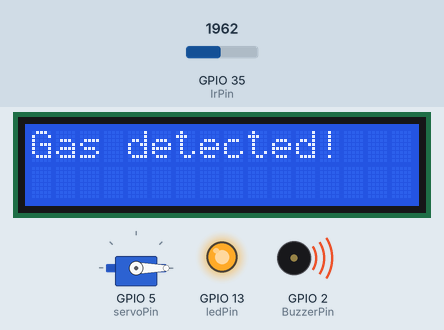
Bench run of a sketch on a simulated ESP32. Shown: 16×2 character LCD, servo, output pins drawn as LEDs (lit = HIGH), buzzer (waves = sounding, pin HIGH). Inputs (shaded band) come from the test bench; at power-on: GPIO 35 (IrPin) = 1962. WiFi joins after 1.5 s; servers stay silent unless stated; the local clock reads 2024-03-15 10:24:30 at power-on unless the sketch sets it; what the sketch prints to the serial monitor is not drawn.

Above: at 3.2 s.
3.3 s: GPIO 35 (IrPin) set to 1962
At 3.9 s:
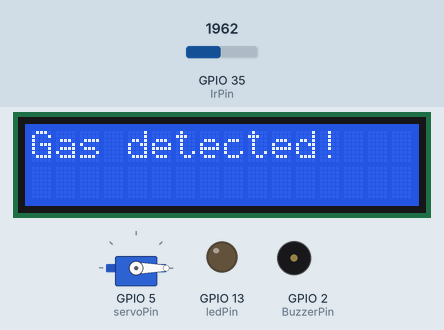
At 5.7 s:
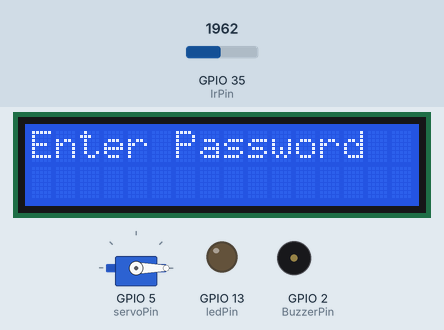
Timing chart, 0 to 7.2 s (numbered marks = the images above; inputs shaded):
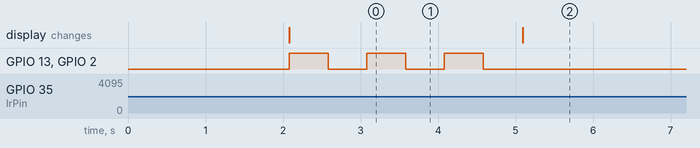

The sketch:

Code.ino
```cpp
#include <Wire.h>
#include <LiquidCrystal_I2C.h>
#include <Keypad.h>
#include <Servo.h>
#include <WiFi.h>
#include <Firebase.h>
#include "addons/TokenHelper.h"
// Provide the RTDB payload printing info and other helper functions.
#include "addons/RTDBHelper.h"
#define WIFI_SSID "Shrif"
#define WIFI_PASSWORD "SHsh1212*"

#define API_KEY "AIzaSyCDIX_8R5TSoMmUHrZVrufLrAC32vzNUnw"
#define USER_EMAIL "mshmohsen2004@gmail.com"
#define USER_PASSWORD "123456"
#define DATABASE_URL "https://odda-5c342-default-rtdb.firebaseio.com/"

FirebaseData firebaseData;
FirebaseAuth auth;
FirebaseConfig firebaseConfig;
FirebaseConfig config;
FirebaseData fbdo;
String uid ;

String databasePath;
int irsensor;
String amountPath = "/amount";
String timePath = "/timestamp";
String parentPath;

int timestamp;

int counter = 0;
FirebaseJson json;
unsigned long sendDataPrevMillis = 0;
const unsigned long timerDelay = 5000; // Delay between sending data (milliseconds)

void initWiFi() {
  WiFi.begin(WIFI_SSID, WIFI_PASSWORD);
  Serial.println("Connecting to WiFi ..");
  while (WiFi.status() != WL_CONNECTED) {
    delay(1000);
    Serial.print(".");
  }
  Serial.println("\nConnected to WiFi");
  Serial.print("IP Address: ");
  Serial.println(WiFi.localIP());
}


void initFirebase() {
  firebaseConfig.api_key = API_KEY;
  auth.user.email = USER_EMAIL;
  auth.user.password = USER_PASSWORD;

  Firebase.begin(&firebaseConfig, &auth);
  Firebase.reconnectWiFi(true);
}

unsigned long getTime() {
  time_t now;
  struct tm timeinfo;
  if (!getLocalTime(&timeinfo)) {
    // Serial.println("Failed to obtain time");
    return (0);
  }
  time(&now);
  return now;
}


LiquidCrystal_I2C I2C_LCD1(0x27, 16, 2);  // set the LCD address to 0x27 for a 16 chars and 2 line display

const int flamePin = 4;
const int BuzzerPin = 2;
const int ledPin = 13;
const int IrPin = 35;
const int gasPin = 34;

Servo GasServo;
const int servoPin = 5;
const char* ntpServer = "pool.ntp.org";

const byte ROWS = 3;
const byte COLS = 3;
char keys[ROWS][COLS] = {
  {'1', '2', '3'},
  {'4', '5', '6'},
  {'7', '8', '9'}
};
byte rowPins[ROWS] = {32,33,25};
byte colPins[COLS] = {27,14,12};
Keypad keypad = Keypad(makeKeymap(keys), rowPins, colPins, ROWS, COLS);

void setup()
{
  Serial.begin(115200);
  // Initialize The I2C LCD
  I2C_LCD1.init();
  // Turn ON The Backlight
  I2C_LCD1.backlight();

  pinMode(flamePin, INPUT);
  pinMode(gasPin, INPUT);
  pinMode(IrPin, INPUT);
  pinMode(BuzzerPin, OUTPUT);
  pinMode(ledPin, OUTPUT);

  GasServo.attach(servoPin);
  GasServo.write(0);
  initWiFi();
  initFirebase();
  //  // Assign the user sign in credentials
  configTime(0, 0, ntpServer);
  // Assign the api key (required)
   config.api_key = API_KEY;
  auth.user.email = USER_EMAIL;
   auth.user.password = USER_PASSWORD;
  // // Assign the RTDB URL (required)
   config.database_url = DATABASE_URL;
   Firebase.reconnectWiFi(true);
   fbdo.setResponseSize(4096);
  // // Assign the callback function for the long running token generation task */
  config.token_status_callback = tokenStatusCallback;  //see addons/TokenHelper.h
  config.max_token_generation_retry = 5;
  // // Initialize the library with the Firebase authen and config
  Firebase.begin(&config, &auth);

  Serial.println("Getting User UID");
  while ((auth.token.uid) == "") {
    Serial.print('.');
    delay(1000);
  }
  // Print user UID
  uid = auth.token.uid.c_str();
  Serial.print("User UID: ");
  Serial.println(uid);
  // Serial.println(String(Firebase.getToken()));
  // Update database path
  databasePath = "/UsersData/" + uid + "/readings";
}


void flameDetection(){
  int flameValue = analogRead(flamePin);

  if (flameValue < 200) {
    Serial.println("Flame detected!");
    I2C_LCD1.print("Flame detected!");
    alarm();
    I2C_LCD1.clear();
  }
}

void GasDetection(){
  int gasValue = analogRead(gasPin);
  // Serial.println(gasValue);

  if (gasValue > 1000) {
    Serial.println("Gas detected!");
    I2C_LCD1.print("Gas detected!");
    alarm();
    I2C_LCD1.clear();
  }
}

void alarm(){
  for(int i = 0 ; i < 3 ; i++){
    digitalWrite(BuzzerPin,HIGH);
    digitalWrite(ledPin, HIGH);
    delay(500);
    digitalWrite(BuzzerPin,LOW);
    digitalWrite(ledPin, LOW);
    delay(500);
  }
}


String getInput() {
  // flameDetection();
  // GasDetection();
  String password = "";
  char key = keypad.getKey();

  while (key != '9') {
    if (key) {
      password += key;
      Serial.print(key);
    }
    key = keypad.getKey();
  }
  Serial.println();
  return password;
}

void loop() {
  unsigned long currentMillis = millis();
  flameDetection();
  GasDetection();
  int IrValue = analogRead(IrPin);

  if (IrValue < 2000) {
    I2C_LCD1.print("Enter Password");
    String password = getInput();
    I2C_LCD1.clear();
    if (password == "1234") {
    I2C_LCD1.print("Enter Amount");
      String amountStr = getInput();
    I2C_LCD1.clear();
      int amount = amountStr.toInt(); // Convert amountStr to an integer
      GasServo.write(180);
      int T = amount*0.5;
      Serial.println(T);
      delay(T*1000);
      GasServo.write(0);


      if (Firebase.ready() && (currentMillis - sendDataPrevMillis > timerDelay || sendDataPrevMillis == 0) && amount != 0) {
        sendDataPrevMillis = currentMillis;
        // Get current timestamp
        timestamp = getTime();

      parentPath = "/gaslogs/" + String(uid) + "/readings/" + String(timestamp);
     String Path = "/gaslogs/" + String(uid) + "/readings/" + String(counter-1);

        json.clear(); // Clear the JSON object before using it
        json.set(amountPath.c_str(), amount); // Set gas sensor reading

        // Add other data to the JSON object if needed
        json.set(timePath, String(timestamp));

        if (Firebase.RTDB.setJSON(&fbdo, parentPath.c_str(), &json)) {
          Serial.println("Data sent to Firebase successfully");
        } else {
          Serial.print("Error sending data to Firebase: ");
          Serial.println(fbdo.errorReason());
        }

        delay(5000);

  if (Firebase.RTDB.getInt(&firebaseData, String(Path + "/amount")) && amount == 0) {
  int getGasValue = firebaseData.to<int>();
  Serial.println(getGasValue);
      GasServo.write(180);
      int T = getGasValue * 0.5;
      Serial.println(T);
      delay(T*1000);
      GasServo.write(0);
  Serial.print("Received Gas Value from Firebase: ");
  Serial.println(getGasValue);
} else {
  Serial.print("Error reading Gas Value from Firebase: ");
  Serial.println(firebaseData.errorReason());
}

        Serial.println("-------------------------------------");
      }
      counter++;
    }
  }
}
```

Measured:
- after the input at 3.3 s, GPIO 13 (ledPin), GPIO 2 (BuzzerPin): goes on until 4.6 s, then stays LOW
